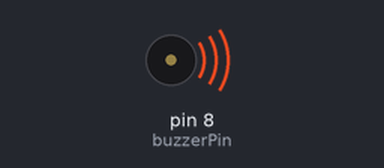
Recording of a sketch running on a simulated Arduino Uno, built with avr-gcc and run on an emulated ATmega328P. Parts: buzzer (waves = sounding).

Above: at 0.1 s.
At 12.8 s:
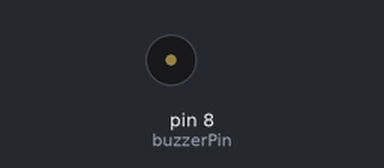
Timing chart, 0 to 14.3 s (numbered marks = the images above):
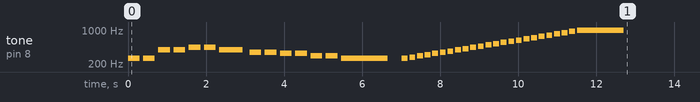

The sketch:

Musica.ino
```cpp
#define REST      0
#define NOTE_C4  262
#define NOTE_CS4 277
#define NOTE_D4  294
#define NOTE_DS4 311
#define NOTE_E4  330
#define NOTE_F4  349
#define NOTE_FS4 370
#define NOTE_G4  392
#define NOTE_GS4 415
#define NOTE_A4  440
#define NOTE_AS4 466
#define NOTE_B4  494
#define NOTE_C5  523
#define NOTE_CS5 554
#define NOTE_D5  587
#define NOTE_DS5 622
#define NOTE_E5  659
#define NOTE_F5  698
#define NOTE_FS5 740
#define NOTE_G5  784
#define NOTE_GS5 831
#define NOTE_A5  880
#define NOTE_AS5 932
#define NOTE_B5  988

// ---------------------- 2. CONFIGURAÇÕES ---------------------------
// Defina o pino onde o buzzer está conectado
int buzzerPin = 8;

// Ajuste a velocidade da música (BPM - Batidas Por Minuto)
int songSpeed = 200;

// ---------------------------------------------------------------------
//    ESBOÇO DA MÚSICA - COLOQUE SUAS NOTAS E DURAÇÕES AQUI
// ---------------------------------------------------------------------
// Exemplo: "Brilha, Brilha, Estrelinha"

// Array da melodia: as notas que serão tocadas
int melody[] = {
  NOTE_C4, NOTE_C4, NOTE_G4, NOTE_G4, NOTE_A4, NOTE_A4, NOTE_G4,
  NOTE_F4, NOTE_F4, NOTE_E4, NOTE_E4, NOTE_D4, NOTE_D4, NOTE_C4,

  NOTE_C4, NOTE_CS4, NOTE_D4, NOTE_DS4, NOTE_E4, NOTE_F4, NOTE_FS4,
  NOTE_G4, NOTE_GS4, NOTE_A4, NOTE_AS4, NOTE_B4, NOTE_C5, NOTE_CS5,
  NOTE_D5, NOTE_DS5, NOTE_E5, NOTE_F5, NOTE_FS5, NOTE_G5, NOTE_GS5,
  NOTE_A5, NOTE_AS5, NOTE_B5
};

// Array das durações: o tempo de cada nota
// 4 = Semínima (um tempo)
// 8 = Colcheia (meio tempo)
// 2 = Mínima (dois tempos)
// 1 = Semibreve (quatro tempos)
// (Valores negativos, ex: -4, indicam uma nota pontuada)
int noteDurations[] = {
  4, 4, 4, 4, 4, 4, 2,
  4, 4, 4, 4, 4, 4, 1,

  8, 8, 8, 8, 8, 8, 8,
  8, 8, 8, 8, 8, 8, 8,
  8, 8, 8, 8, 8, 8, 8,
  8, 8, 1
};
// ---------------------------------------------------------------------
//                 FIM DO ESBOÇO DA MÚSICA
// ---------------------------------------------------------------------


void setup() {
  // Calcula a duração de uma "semínima" (quarter note) em milissegundos
  // 60.000 ms (1 minuto) / BPM
  int quarterNoteDuration = (60000 / songSpeed);

  // Calcula o tamanho total da música (quantas notas tem)
  int songLength = sizeof(melody) / sizeof(melody[0]);

  // Itera sobre cada nota da música
  for (int thisNote = 0; thisNote < songLength; thisNote++) {

    // Calcula a duração da nota atual em milissegundos
    // Ex: Se 4 = 500ms, 8 = 250ms, 2 = 1000ms
    int noteDuration = (quarterNoteDuration * 4) / noteDurations[thisNote];

    // Toca a nota
    // A função tone() toca a frequência (melody[thisNote])
    // no pino (buzzerPin) pela duração (noteDuration)
    tone(buzzerPin, melody[thisNote], noteDuration);

    // Pausa entre as notas para que não fiquem grudadas
    // (Pausa 30% maior que a duração da nota para dar tempo de tocar + silêncio)
    // Ajuste esse multiplicador (ex: 1.3) se quiser mais ou menos espaço
    int pauseBetweenNotes = noteDuration * 1.30;
    delay(pauseBetweenNotes);

    // Para a nota (opcional, mas bom para notas distintas)
    noTone(buzzerPin);
  }
}

void loop() {
  // O setup() toca a música uma vez.
  // Deixe o loop() vazio para não repetir.
  // Se quiser que a música toque continuamente, mova o código do setup() para cá.
}
```
